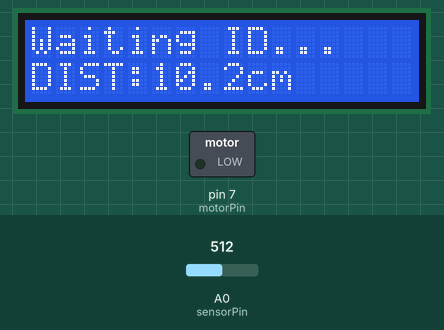
This sketch was run on a simulated Arduino Uno, built with avr-gcc and run on an emulated ATmega328P. Parts: 16×2 character LCD, switched loads named in the sketch (green lamp = pin HIGH). The inputs (shaded band) are chosen by the test bench; at power-on: A0 (sensorPin) = 512.

Above: at 1.2 s.
1.3 s: A0 (sensorPin) set to 181
At 2.3 s:
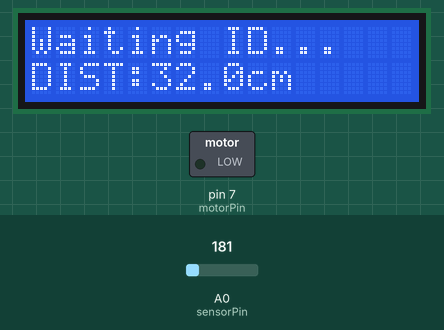
2.8 s: A0 (sensorPin) set to 155
At 3.3 s:
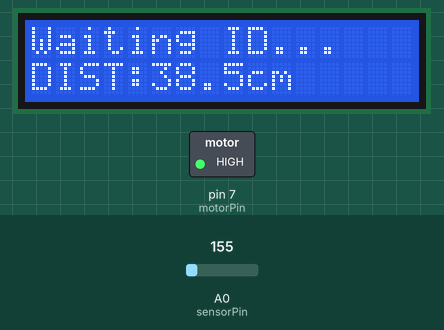
4.3 s: A0 (sensorPin) set to 511
At 4.7 s:
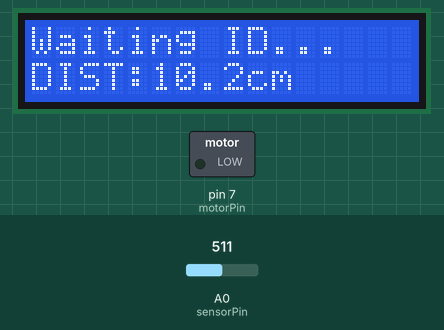
Timing chart, 0 to 7.3 s (numbered marks = the images above; inputs shaded):
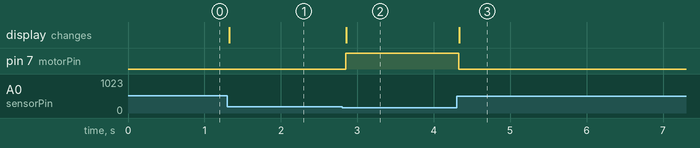

The sketch:

DistanceControl_Test.ino
```cpp
#include <LiquidCrystal.h>

// LCD:
// RS=12, E=11, D4=5, D5=4, D6=3, D7=2
LiquidCrystal lcd(12, 11, 5, 4, 3, 2);

const int sensorPin = A0;
const int motorPin  = 7;

// ========================
// 学号接收
// ========================
char studentID[12] = "";   // 11位学号 + '\0'
int idIndex = 0;
bool idReceived = false;

// 收到学号后根据末位计算阈值
float threshold = 35.0;

// ========================
// 定时发送
// ========================
unsigned long lastSendTime = 0;
const unsigned long SEND_INTERVAL = 500;


// ========================
// GP2D12距离换算
// 根据你刚才实测数据拟合
// ========================
float readDistance() {
  int adc = analogRead(sensorPin);

  if (adc <= 28) {
    return 80.0;
  }

  float distance = 4922.0 / (adc - 27.11);

  if (distance < 10.0)
    distance = 10.0;

  if (distance > 80.0)
    distance = 80.0;

  return distance;
}


// ========================
// 接收PC发送的11位学号
// ========================
void receiveStudentID() {
  while (Serial.available() > 0) {

    char c = Serial.read();

    // 只接收数字，自动忽略回车换行
    if (c >= '0' && c <= '9') {

      studentID[idIndex] = c;
      idIndex++;

      // 收满11位
      if (idIndex == 11) {

        studentID[11] = '\0';

        idReceived = true;
        idIndex = 0;

        // 学号末位
        int lastDigit = studentID[10] - '0';

        // 阈值 = 30 + 学号末位
        threshold = 30.0 + lastDigit;
      }
    }
  }
}


// ========================
// LCD显示
// ========================
void updateLCD(float distance) {

  lcd.setCursor(0, 0);

  if (idReceived) {
    lcd.print("ID:");
    lcd.print(studentID);
    lcd.print("  ");
  }
  else {
    lcd.print("Waiting ID...   ");
  }


  lcd.setCursor(0, 1);

  lcd.print("DIST:");
  lcd.print(distance, 1);
  lcd.print("cm   ");
}


// ========================
// 电机控制
// ========================
void controlMotor(float distance) {

  if (distance > threshold) {
    digitalWrite(motorPin, HIGH);
  }
  else {
    digitalWrite(motorPin, LOW);
  }
}


// ========================
// 返回距离给PC
// ========================
void sendDistance(float distance) {

  // 按题目要求：
  // PC发送学号以后Arduino才返回距离
  if (!idReceived)
    return;

  if (millis() - lastSendTime >= SEND_INTERVAL) {

    lastSendTime = millis();

    Serial.print("DIST:");
    Serial.println(distance, 1);
  }
}


// ========================
// 初始化
// ========================
void setup() {

  Serial.begin(9600);

  lcd.begin(16, 2);

  pinMode(motorPin, OUTPUT);
  digitalWrite(motorPin, LOW);

  lcd.setCursor(0, 0);
  lcd.print("Waiting ID...");

  lcd.setCursor(0, 1);
  lcd.print("DIST:---.-cm");
}


// ========================
// 主循环
// ========================
void loop() {

  receiveStudentID();

  float distance = readDistance();

  controlMotor(distance);

  updateLCD(distance);

  sendDistance(distance);

  delay(50);
}
```

Measured:
- the behaviour switches between 168 and 167 on A0 (sensorPin) (found by bisection; images 1 and 2)
- after the input at 1.3 s, the display: changes at once (image 1)
- after the input at 2.8 s, pin 7 (motorPin): LOW → HIGH after 0.05 s; the display: changes after 0.06 s (image 2)
- after the input at 4.3 s, pin 7 (motorPin): HIGH → LOW at once; the display: changes at once (image 3)
